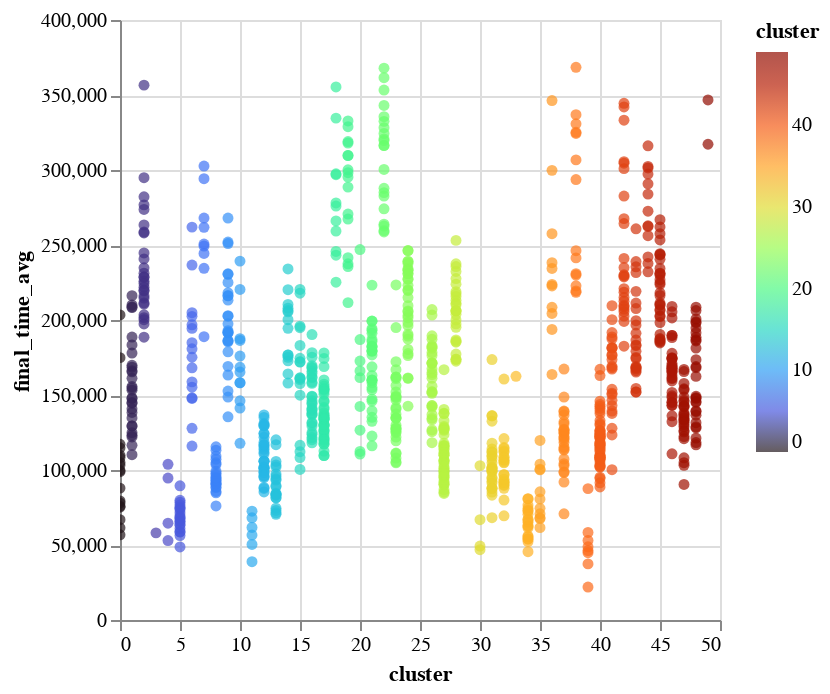

Here is the notebook cell this chart was saved with:
### Code cell
alt.Chart(user_df.sample(1000)).mark_circle().encode(
    x="cluster",
    y="final_time_avg",
    color=alt.Color("cluster").scale(scheme="turbo"),
    tooltip=["username", "cohort", "cluster"]
).interactive()

### Figure 1 — Vega-Lite specification as saved in the notebook (floating-point values rounded to 4 significant figures; data arrays with more than 128 entries replaced by an {"elided": "..."} marker saying what was removed)
{"config": {"view": {"continuousWidth": 300, "continuousHeight": 300}}, "data": {"name": "data-72b967921e6a9e1c254a459cdbfcf6da"}, "mark": {"type": "circle"}, "encoding": {"color": {"field": "cluster", "scale": {"scheme": "turbo"}, "type": "quantitative"}, "tooltip": [{"field": "username", "type": "nominal"}, {"field": "cohort", "type": "quantitative"}, {"field": "cluster", "type": "quantitative"}], "x": {"field": "cluster", "type": "quantitative"}, "y": {"field": "final_time_avg", "type": "quantitative"}}, "params": [{"name": "param_9", "select": {"type": "interval", "encodings": ["x", "y"]}, "bind": "scales"}], "$schema": "https://vega.github.io/schema/vega-lite/v5.20.1.json", "datasets": {"data-72b967921e6a9e1c254a459cdbfcf6da": {"elided": "1000 records"}}}
